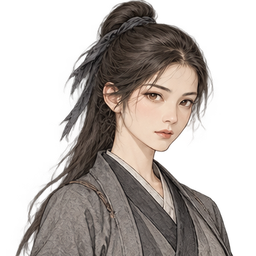
#> input picture assets/a_opening_censhuang.webp, 256 x 256 px, given as the content of the folder raw, which was not available
$ python process.py
#> lines starting #> are read from the running program, lines starting #| are printed output that depends on the picture; pictures that were not available may be replaced by others from this repository, and a replacement may not be noted
import os,sys
from PIL import Image
from collections import deque
os.makedirs('assets',exist_ok=True)
for f in sorted(os.listdir('raw')):
    k=f[:-4];out=f'assets/{k}.webp'
    if os.path.exists(out):continue
    im=Image.open('raw/'+f).convert('RGBA')
#> im is the input picture: PIL image 256x256 RGBA; mean R, G, B, A 66.6, 56, 51.1, 123.3
    if k.startswith(('bg_','td_')):
        im.convert('RGB').resize((960,540),Image.LANCZOS).save(out,quality=82);continue
    w,h=im.size;px=im.load();seen=bytearray(w*h);q=deque()
#> after `w, h = im.size`: w = 256; h = 256
    def white(p):return p[0]>225 and p[1]>225 and p[2]>225 and max(p[:3])-min(p[:3])<22
    for x in range(w):q.extend([(x,0),(x,h-1)])
    for y in range(h):q.extend([(0,y),(w-1,y)])
    while q:
        x,y=q.popleft()
        if x<0 or y<0 or x>=w or y>=h or seen[y*w+x]:continue
        seen[y*w+x]=1
        if not white(px[x,y]):continue
        px[x,y]=(0,0,0,0);q.extend([(x+1,y),(x-1,y),(x,y+1),(x,y-1)])
    im=im.crop(im.getbbox())
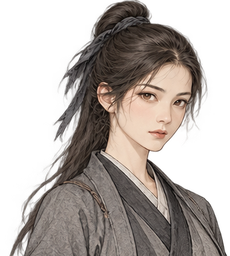
#> im: PIL image 230x256 RGBA; mean R, G, B, A 73.4, 62.3, 56.8, 137.2; transparent parts drawn white
    # 软化边缘的白色描边：半透明化贴边的近白像素
    nh=360;im=im.resize((round(im.width*nh/im.height),nh),Image.LANCZOS)
#> after `im = im.resize((round(im.width * nh / im.height), nh), Image.LANCZOS)`:
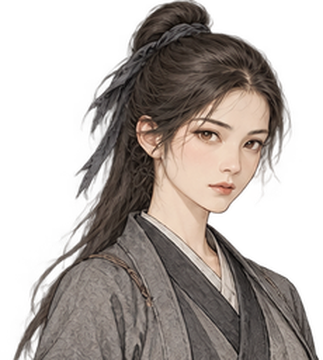
#> im: PIL image 323x360 RGBA; mean R, G, B, A 69.9, 61.4, 56.3, 137.2; transparent parts drawn white
    im.save(out,quality=88);print(k,im.size)
#| a_opening_censhuang. (323, 360)
